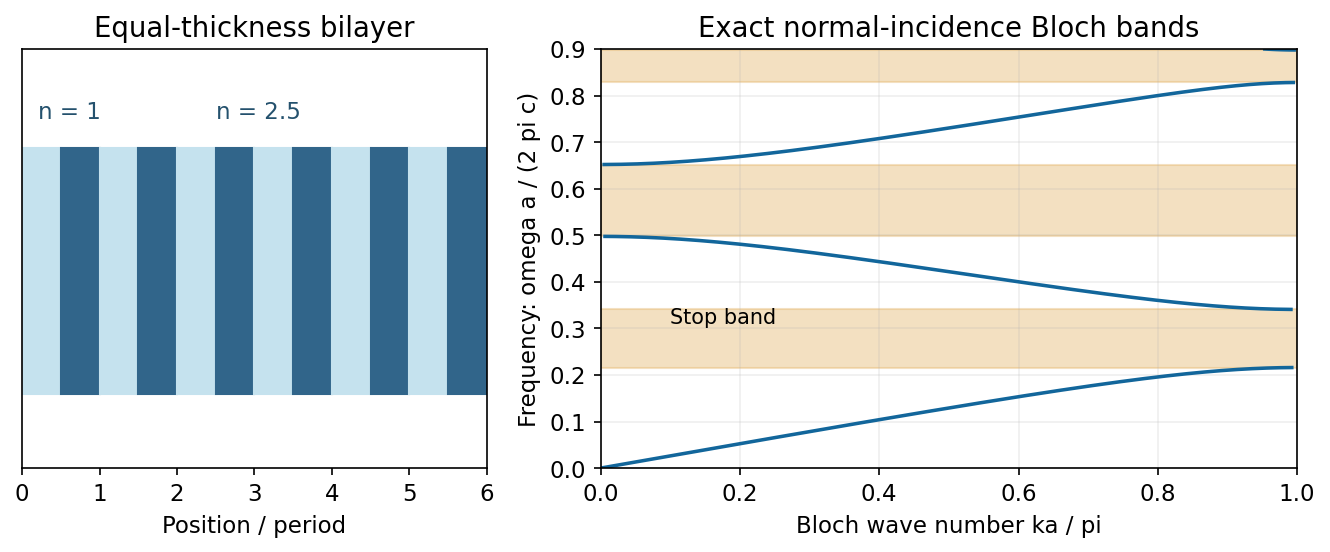

Python code for this plot:
#!/usr/bin/env python3
"""Original educational diagram. Tested with Python 3.14, NumPy 2.3, Matplotlib 3.10.
Run from the corresponding mirrored _media directory; writes a PNG basename to cwd.
"""
from pathlib import Path
import numpy as np
import matplotlib
matplotlib.use('Agg')
import matplotlib.pyplot as plt
plt.rcParams.update({'font.size':11,'figure.facecolor':'white','axes.facecolor':'white'})

f=np.linspace(0,.9,18001);n1=1.;n2=2.5;d1=.5;d2=.5;delta1=2*np.pi*f*n1*d1;delta2=2*np.pi*f*n2*d2
F=np.cos(delta1)*np.cos(delta2)-.5*(n1/n2+n2/n1)*np.sin(delta1)*np.sin(delta2);allowed=np.abs(F)<=1;q=np.arccos(np.clip(F,-1,1))/np.pi
fig,(ax,bx)=plt.subplots(1,2,figsize=(9,3.8),gridspec_kw={'width_ratios':[1,1.5]})
for j in range(6):
 ax.add_patch(plt.Rectangle((j,0),.5,1,color='#c5e2ee'));ax.add_patch(plt.Rectangle((j+.5,0),.5,1,color='#31658a'))
ax.set(xlim=(0,6),ylim=(-.3,1.4),title='Equal-thickness bilayer',xlabel='Position / period');ax.set_yticks([]);ax.text(.2,1.12,'n = 1',color='#24516d');ax.text(2.5,1.12,'n = 2.5',color='#24516d')
starts=np.r_[0,np.flatnonzero(allowed[1:]!=allowed[:-1])+1];ends=np.r_[starts[1:],len(f)]
for l,r in zip(starts,ends):
 if allowed[l]:bx.plot(q[l:r],f[l:r],color='#12669b',lw=1.7)
 else:bx.axhspan(f[l],f[r-1],color='#e6bb77',alpha=.45)
bx.set(xlim=(0,1),ylim=(0,.9),xlabel='Bloch wave number ka / pi',ylabel='Frequency: omega a / (2 pi c)',title='Exact normal-incidence Bloch bands');bx.grid(alpha=.2);bx.text(.1,.31,'Stop band',fontsize=10);fig.tight_layout()

fig.savefig(Path(__file__).with_suffix('.png').name,dpi=150,facecolor='white',bbox_inches='tight')
